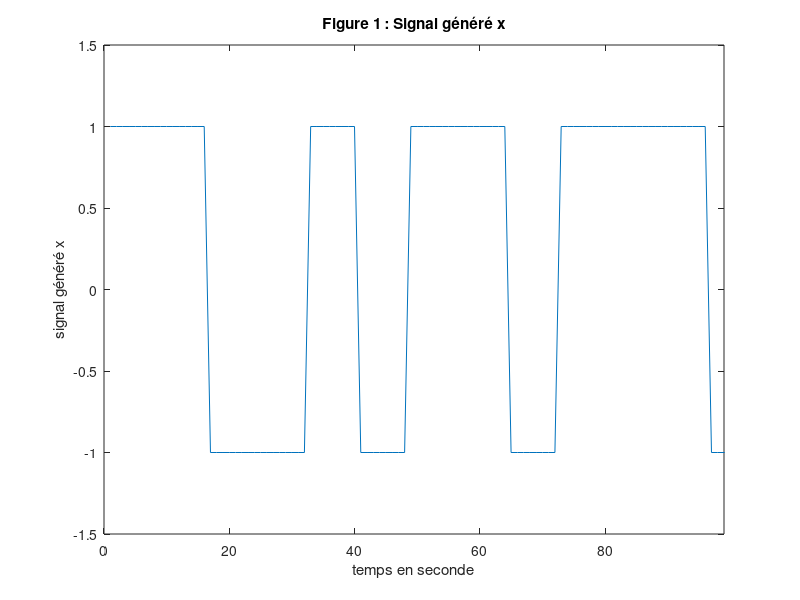
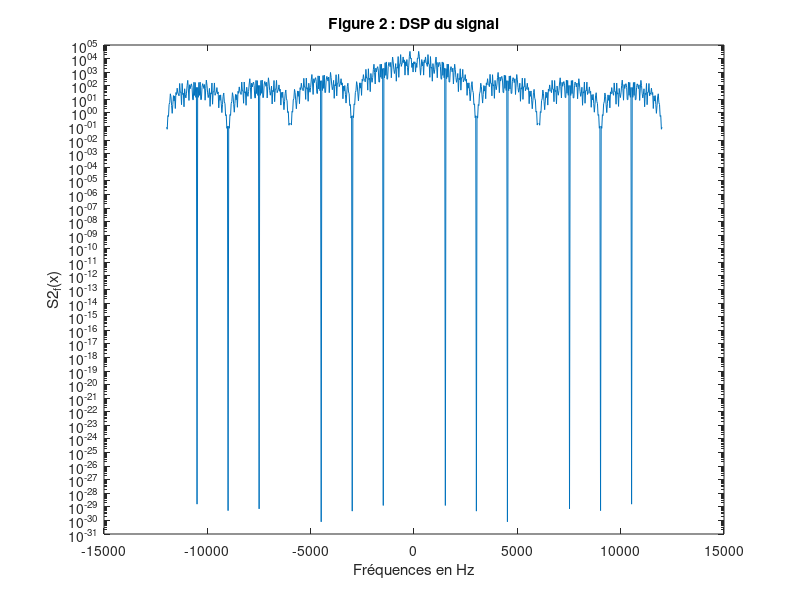

The MATLAB script that drew these images, in order:
% Initialisation
clear;
clear all;
clc;

%Initialisation des parametres

Fe = 24000;
Te = 1/Fe;
Rb = 3000;
Tb = 1/Rb;

%Durée symbole en nombre d’échantillons (Ts=NsTe)
m = 2;
Rs = Rb/log2(m);
Ts = 1/Rs;
Ns=floor(Ts/Te);

%Nombre de bits générés
nb_bits=100;

%Génération de l’information binaire
bits=randi([0,1],1,nb_bits);

%Mapping binaires à moyenne nulle : 0->-1, 1->1
Symboles=2*bits-1;

%Génération de la suite de Diracs pondérés par les symbols (suréchantillonnage)
Suite_diracs=kron(Symboles, [1 zeros(1,Ns-1)]);

%Génération de la réponse impulsionnelle du filtre de mise en forme (NRZ)
h = ones(1,Ns);

%Filtrage de mise en forme
x = filter(h,1,Suite_diracs);

%Affichage du signal généré
figure ;
plot(x);
axis([0 nb_bits - 1 -1.5 1.5]);
title("Figure 1 : Signal généré x");
xlabel("temps en seconde");
ylabel("signal généré x");

% Calcul de la DSP du signal x
%DSP_x = (1 / length(x)) * abs(fft(x, 2 ^ nextpow2(length(x)))) .^ 2;
DSP_x = abs(fft(x)).^2;
F = linspace(-Fe/2, Fe/2, length(DSP_x));

% Affichage de la DSP du signal 
figure;
semilogy(F, fftshift(DSP_x));
title('Figure 2 : DSP du signal');
xlabel('Fréquences en Hz');
ylabel('S2_{f}(x)');